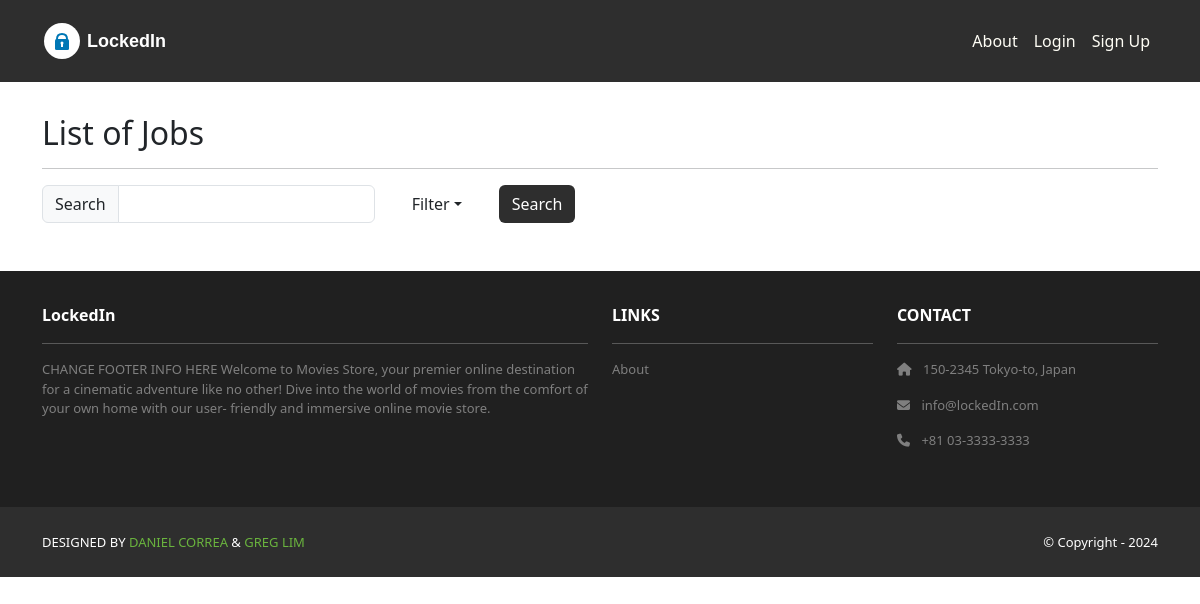
The app's page /jobs/, older data.
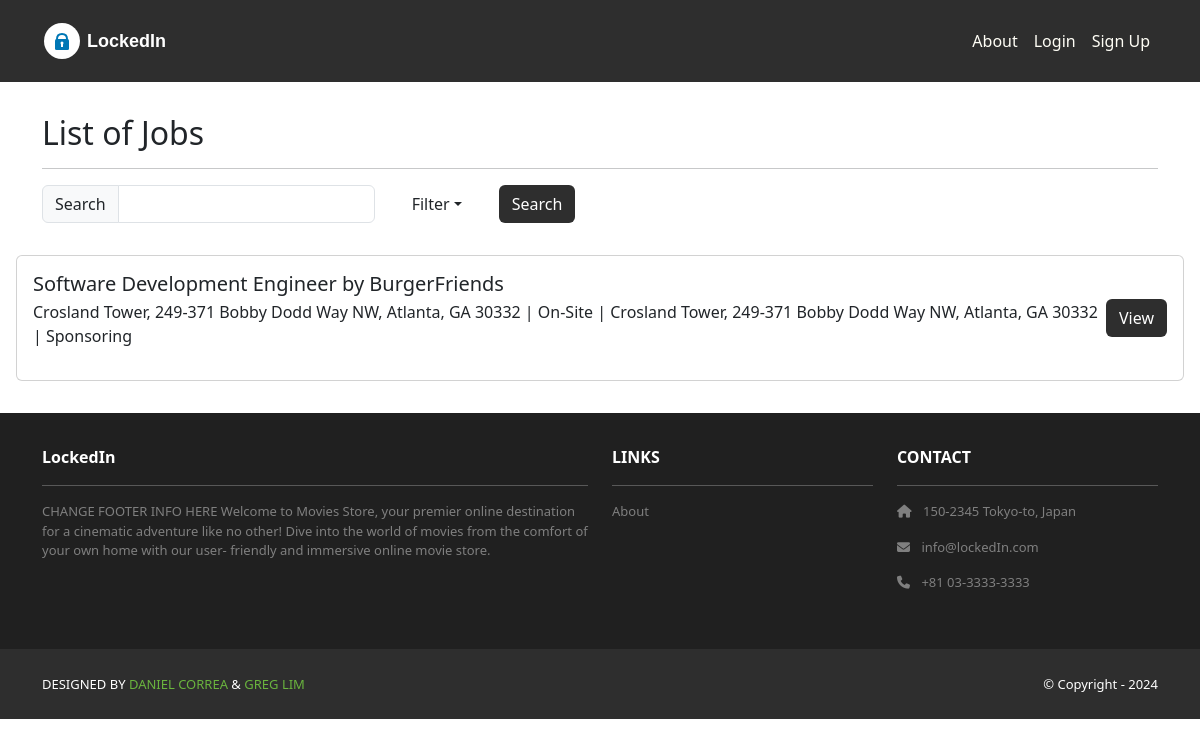
The same page, newer data.
### jobs/models.py (models this page shows, shortened)
class Job(models.Model):
    id = models.AutoField(primary_key=True)
    title = models.CharField(help_text="What is the job title?", max_length = 255)
    start_date = models.DateTimeField(auto_now_add=True)
    end_date = models.DateTimeField(auto_now_add=True)
    description = models.TextField()
    recruiter = models.ForeignKey(User, on_delete=models.CASCADE)
    skills = models.CharField(help_text="List all of your skills(E.g: Project Management, Agile Methodologies, etc.)", max_length = 255)
    salary_upper = models.IntegerField()
    salary_lower = models.IntegerField()
    location = models.CharField(help_text="Where is this job listing located? Where do employees work from?", max_length = 255)
    classification = models.CharField(help_text="E.g: On-Site, Hybrid, Remote", max_length = 255)
    isSponsoring = models.BooleanField(help_text="True: for OPT/CPT, F-1, J-1, etc., False: US citizens/Green Card holders")

### jobs/views.py (the view)
# urls.py: path('', views.index, name='home.index'),
def index(request):
    search_term = request.GET.get('search')
    if search_term:
        jobs = Job.objects.filter(title__icontains=search_term)
    else:
        jobs = Job.objects.all()
    template_data = {}
    template_data['title'] = 'Job Listings'
    template_data['jobs'] = jobs
    return render(request, 'jobs/index.html',
                  {'template_data': template_data})

### jobs/templates/jobs/index.html (shortened to what this page needs)
{% extends 'base.html'%}
{% block content %}
<div class="p-3">
  <div class="container">
    <div class="row mt-3">
      <div class="col mx-auto mb-3">
        <h2>List of Jobs</h2>
        <hr />
        <p class="card-text">
          <form method="GET">
            <div class="row">
              <div class="col-auto">
                <div class="input-group col-auto">
                  <div class="input-group-text">Search</div>
                  <input type="text" class="form-control" name="search">
                </div>
              </div>
              <div class="col-auto">
                <div class="dropdown">
                    <button class="btn btn-dark-outline dropdown-toggle" data-bs-toggle="dropdown" type="button">Filter</button>
                </div>
              </div>
              <div class="col-auto">
                <button class="btn bg-dark text-white" type="submit">Search</button>
              </div>
            </div>
          </form>
        </p>
     </div>
      </div>
    </div>
    <div class="col">
      {% for job in template_data.jobs %}
      <div class="col-12 mb-3">
        <div class="card w-100">
          <div class="card-body d-flex justify-content-between align-items-center">
            <div>
                <h5 class="mb-1">{{job.title}} by {{job.recruiter}}</h5>
                <p>
                    {{job.location}} | {{job.classification}} | {{job.location}} | {% if job.isSponsoring == True %}Sponsoring{% else %} Not Sponsoring {% endif %}
                </p>
            </div>
            <a href="{% url 'jobs.listing' id=job.id %}"
              class="btn bg-dark text-white">
              View
            </a>
          </div>
        </div>
      </div>
      {% endfor %}
    </div>
  </div>
</div>
{% endblock content %}

### lockedin/templates/base.html (shortened to what this page needs)
<!DOCTYPE html>
<html>
  {% load static %}
  <head>
    <link href=
      "https://cdn.jsdelivr.net/npm/bootstrap@5.3.3/dist/css/bootstrap.min.css" rel="stylesheet"
>
    <link rel= "stylesheet"  href= "https://cdnjs.cloudflare.com/ajax/libs/font-awesome/6.1.1/css/all.min.css">
    <link rel="stylesheet" type="text/css"
        href="{% static 'css/style.css' %}">
  </head>
  <body>
    <nav class="p-3 navbar navbar-dark bg-dark
         navbar-expand-lg">
      <div class="container">
        <a class="navbar-brand"
           href="{% url 'home.index' %}">
          <svg width="180" height="40" viewBox="0 0 180 40" xmlns="http://www.w3.org/2000/svg">
            <text x="45" y="26" font-family="Arial, sans-serif" font-size="18" font-weight="700" fill="#ffffff">LockedIn</text>
          </svg>
        </a>
        <div class="navbar-nav ms-auto navbar-ml">
            <a class="nav-link" href="{% url 'home.about' %}">About</a>
            {% if user.is_authenticated %}
                <a class="nav-link" href="{% url 'profiles.my_profile' %}">My Profile</a>
                <a class="nav-link" href="{% url 'accounts.logout' %}"> Logout ({{ user.username }})
                </a>
            {% else %}
                <a class="nav-link" href="{% url 'accounts.login' %}">Login</a>
                <a class="nav-link" href="{% url 'accounts.signup' %}">Sign Up</a>
            {% endif %}
        </div>
      </div>
    </nav>
    <div>
      {% block content %}
      {% endblock content %}
    <section class="p-3 ms-footer d-none d-md-block">
      <div class="container">
        <div class="row mt-3 text-white">
          <div class="col-md-6 col-lg-6 col-xl-6 mx-auto mb-4">
            <b>LockedIn</b>
            <hr />
            <p>
              CHANGE FOOTER INFO HERE
              Welcome to Movies Store, your premier online
              destination for a cinematic adventure like no
              other! Dive into the world of movies from the
              comfort of your own home with our user-
              friendly and immersive online movie store.
            </p>
          </div>
          <div class="col-md-3 col-lg-3 col-xl-3 mx-auto mb-4">
            <b>LINKS</b>
            <hr />
            <p><a class="nav-link"
              href="{% url 'home.about' %}">
              About
            </a></p>
          </div>
          <div class="col-md-3 col-lg-3 col-xl-3 mx-auto mb-4">
            <b>CONTACT</b>
            <hr />
            <p><i class="fas fa-home me-2"></i>
              150-2345 Tokyo-to, Japan
            </p>
            <p><i class="fas fa-envelope me-2"></i>
              info@lockedIn.com
            </p>
            <p><i class="fas fa-phone me-2"></i>
              +81 03-3333-3333
            </p>
          </div>
        </div>
      </div>
    </section>
    <section class="p-3 ms-footer-bottom bg-dark">
      <div class="container d-flex
           justify-content-between">
        <div class="me-5 text-white">
          <span>DESIGNED BY
            <a href="https://www.x.com/danielgarax"
            target="_blank">DANIEL CORREA</a> &
            <a href="https://www.x.com/greglim81"
            target="_blank">GREG LIM</a>
          </span>
        </div>
        <div class="text-white">
          <span>© Copyright - 2024</span>
        </div>
      </div>
    </section>
  </body>
</html>

### lockedin/static/css/style.css (style rules this page uses)
.navbar a.nav-link { color: #FFFEF6 !important; }
.bg-dark { background-color: #2E2E2E !important; }
.ms-footer { background-color: #202020; }
.ms-footer p { color: #7F7F7F; font-size: 13px; }
.ms-footer-bottom span { font-size: 13px; line-height: 38px; }
.ms-footer-bottom a { color: #6ab43e; text-decoration: none; }

Row changes from the older to the newer data that the page shows:
added Job: title "Software Development Engineer", recruiter "BurgerFriends", location "Crosland Tower, 249-371 Bobby Dodd Way NW, Atlanta, GA 30332", classification "On-Site", isSponsoring "Sponsoring"
